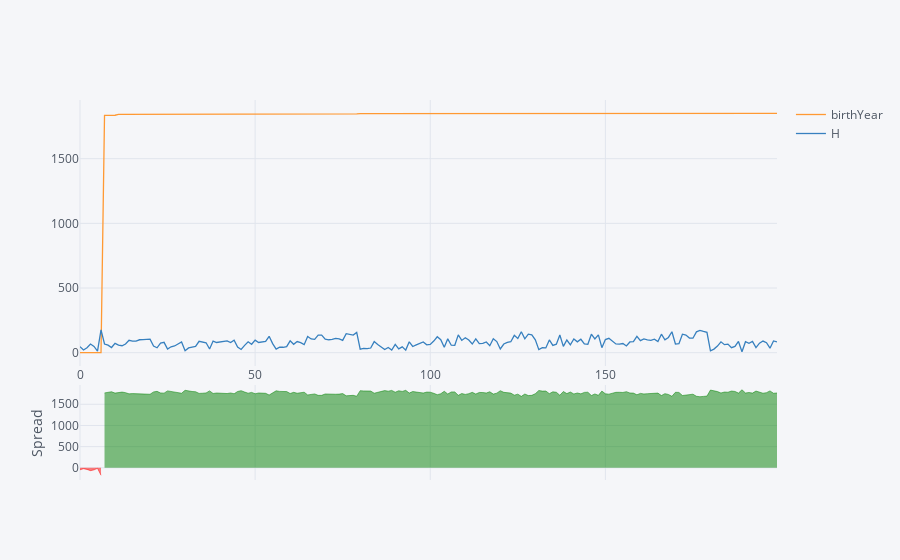

Notebook code for this chart:
### Markdown cell above
## SPREAD DIAGRAM OF TOP 200 PLAYERS WITH MOST NUMBER OF HITS

### Code cell
df1.sort_values(by='H', ascending = False)
df1.head(200)[['birthYear','H']].iplot(kind='spread')

### Figure 1 — Plotly figure (JSON) as saved in the notebook; plotly's stock layout.template omitted (floating-point values rounded to 4 significant figures; data arrays with more than 128 entries replaced by an {"elided": "..."} marker saying what was removed)
{"data": [{"line": {"color": "rgba(255, 153, 51, 1.0)", "dash": "solid", "width": 1.3}, "mode": "lines", "name": "birthYear", "text": "", "type": "scatter", "x": {"elided": "200 int values"}, "y": {"elided": "200 int values"}}, {"line": {"color": "rgba(55, 128, 191, 1.0)", "dash": "solid", "width": 1.3}, "mode": "lines", "name": "H", "text": "", "type": "scatter", "x": {"elided": "200 int values"}, "y": {"elided": "200 int values"}}, {"connectgaps": false, "fill": "tozeroy", "line": {"color": "red", "dash": "solid", "width": 0.5}, "mode": "lines", "name": "Spread", "showlegend": false, "type": "scatter", "x": {"elided": "200 int values"}, "xaxis": "x2", "y": {"elided": "200 mixed values"}, "yaxis": "y2"}, {"connectgaps": false, "fill": "tozeroy", "line": {"color": "green", "dash": "solid", "width": 0.5}, "mode": "lines", "name": "Spread", "showlegend": false, "type": "scatter", "x": {"elided": "200 int values"}, "xaxis": "x2", "y": {"elided": "200 mixed values"}, "yaxis": "y2"}], "layout": {"hovermode": "x", "legend": {"bgcolor": "#F5F6F9", "font": {"color": "#4D5663"}}, "paper_bgcolor": "#F5F6F9", "plot_bgcolor": "#F5F6F9", "titlefont": {"color": "#4D5663"}, "xaxis1": {"gridcolor": "#E1E5ED", "showgrid": true, "tickfont": {"color": "#4D5663"}, "title": "", "titlefont": {"color": "#4D5663"}, "zerolinecolor": "#E1E5ED"}, "xaxis2": {"anchor": "y2", "gridcolor": "#E1E5ED", "showgrid": true, "showticklabels": false, "tickfont": {"color": "#4D5663"}, "title": "", "titlefont": {"color": "#4D5663"}, "zerolinecolor": "#E1E5ED"}, "yaxis1": {"domain": [0.3, 1], "gridcolor": "#E1E5ED", "showgrid": true, "tickfont": {"color": "#4D5663"}, "title": "", "titlefont": {"color": "#4D5663"}, "zerolinecolor": "#E1E5ED"}, "yaxis2": {"domain": [0, 0.25], "gridcolor": "#E1E5ED", "showgrid": true, "tickfont": {"color": "#4D5663"}, "title": "Spread", "titlefont": {"color": "#4D5663"}, "zerolinecolor": "#E1E5ED"}}}
